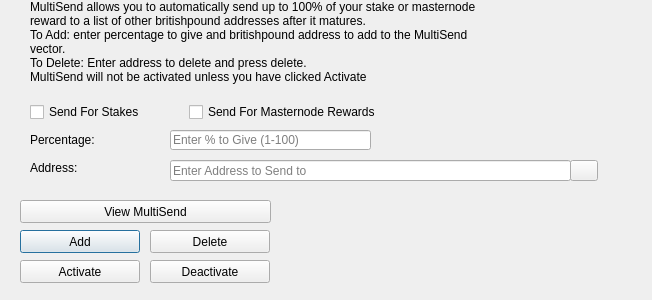
<?xml version="1.0" encoding="UTF-8"?>
<ui version="4.0">
 <class>MultiSendDialog</class>
 <widget class="QDialog" name="MultiSendDialog">
  <property name="windowModality">
   <enum>Qt::NonModal</enum>
  </property>
  <property name="geometry">
   <rect>
    <x>0</x>
    <y>0</y>
    <width>652</width>
    <height>300</height>
   </rect>
  </property>
  <property name="windowTitle">
   <string>MultiSend</string>
  </property>
  <widget class="QLineEdit" name="multiSendPercentEdit">
   <property name="geometry">
    <rect>
     <x>170</x>
     <y>130</y>
     <width>201</width>
     <height>20</height>
    </rect>
   </property>
   <property name="toolTip">
    <string>Enter whole numbers 1 - 100</string>
   </property>
   <property name="placeholderText">
    <string>Enter % to Give (1-100)</string>
   </property>
  </widget>
  <widget class="QLineEdit" name="multiSendAddressEdit">
   <property name="geometry">
    <rect>
     <x>170</x>
     <y>160</y>
     <width>401</width>
     <height>21</height>
    </rect>
   </property>
   <property name="toolTip">
    <string/>
   </property>
   <property name="placeholderText">
    <string>Enter Address to Send to</string>
   </property>
  </widget>
  <widget class="QLabel" name="label_2">
   <property name="geometry">
    <rect>
     <x>30</x>
     <y>0</y>
     <width>451</width>
     <height>121</height>
    </rect>
   </property>
   <property name="lineWidth">
    <number>1</number>
   </property>
   <property name="text">
    <string>MultiSend allows you to automatically send up to 100% of your stake or masternode reward to a list of other britishpound addresses after it matures.
To Add: enter percentage to give and britishpound address to add to the MultiSend vector.
To Delete: Enter address to delete and press delete.
MultiSend will not be activated unless you have clicked Activate</string>
   </property>
   <property name="alignment">
    <set>Qt::AlignLeading|Qt::AlignLeft|Qt::AlignTop</set>
   </property>
   <property name="wordWrap">
    <bool>true</bool>
   </property>
  </widget>
  <widget class="QLabel" name="message">
   <property name="geometry">
    <rect>
     <x>290</x>
     <y>200</y>
     <width>351</width>
     <height>91</height>
    </rect>
   </property>
   <property name="text">
    <string/>
   </property>
  </widget>
  <widget class="QPushButton" name="addButton">
   <property name="geometry">
    <rect>
     <x>20</x>
     <y>230</y>
     <width>120</width>
     <height>23</height>
    </rect>
   </property>
   <property name="toolTip">
    <string/>
   </property>
   <property name="statusTip">
    <string>Add to MultiSend Vector</string>
   </property>
   <property name="text">
    <string>Add</string>
   </property>
  </widget>
  <widget class="QPushButton" name="disableButton">
   <property name="geometry">
    <rect>
     <x>150</x>
     <y>260</y>
     <width>120</width>
     <height>23</height>
    </rect>
   </property>
   <property name="statusTip">
    <string>Deactivate MultiSend</string>
   </property>
   <property name="text">
    <string>Deactivate</string>
   </property>
  </widget>
  <widget class="QPushButton" name="addressBookButton">
   <property name="geometry">
    <rect>
     <x>570</x>
     <y>160</y>
     <width>28</width>
     <height>21</height>
    </rect>
   </property>
   <property name="toolTip">
    <string>Choose an address from the address book</string>
   </property>
   <property name="text">
    <string/>
   </property>
   <property name="icon">
    <iconset resource="../britishpound.qrc">
     <normaloff>:/icons/address-book</normaloff>:/icons/address-book</iconset>
   </property>
   <property name="shortcut">
    <string>Alt+A</string>
   </property>
   <property name="autoDefault">
    <bool>false</bool>
   </property>
  </widget>
  <widget class="QLabel" name="label">
   <property name="geometry">
    <rect>
     <x>30</x>
     <y>130</y>
     <width>121</width>
     <height>20</height>
    </rect>
   </property>
   <property name="toolTip">
    <string>Percentage of stake to send</string>
   </property>
   <property name="text">
    <string>Percentage:</string>
   </property>
  </widget>
  <widget class="QLabel" name="label_5">
   <property name="geometry">
    <rect>
     <x>30</x>
     <y>160</y>
     <width>111</width>
     <height>16</height>
    </rect>
   </property>
   <property name="toolTip">
    <string>Address to send portion of stake to</string>
   </property>
   <property name="text">
    <string>Address:</string>
   </property>
  </widget>
  <widget class="QPushButton" name="deleteButton">
   <property name="geometry">
    <rect>
     <x>150</x>
     <y>230</y>
     <width>120</width>
     <height>23</height>
    </rect>
   </property>
   <property name="toolTip">
    <string/>
   </property>
   <property name="statusTip">
    <string>Delete Address From MultiSend Vector</string>
   </property>
   <property name="text">
    <string>Delete</string>
   </property>
  </widget>
  <widget class="QPushButton" name="activateButton">
   <property name="geometry">
    <rect>
     <x>20</x>
     <y>260</y>
     <width>120</width>
     <height>23</height>
    </rect>
   </property>
   <property name="statusTip">
    <string>Activate MultiSend</string>
   </property>
   <property name="text">
    <string>Activate</string>
   </property>
  </widget>
  <widget class="QPushButton" name="viewButton">
   <property name="geometry">
    <rect>
     <x>20</x>
     <y>200</y>
     <width>251</width>
     <height>23</height>
    </rect>
   </property>
   <property name="toolTip">
    <string/>
   </property>
   <property name="statusTip">
    <string>View MultiSend Vector</string>
   </property>
   <property name="text">
    <string>View MultiSend</string>
   </property>
  </widget>
  <widget class="QWidget" name="horizontalLayoutWidget">
   <property name="geometry">
    <rect>
     <x>30</x>
     <y>100</y>
     <width>351</width>
     <height>24</height>
    </rect>
   </property>
   <layout class="QHBoxLayout" name="horizontalLayout">
    <item>
     <widget class="QCheckBox" name="multiSendStakeCheckBox">
      <property name="text">
       <string>Send For Stakes</string>
      </property>
     </widget>
    </item>
    <item>
     <widget class="QCheckBox" name="multiSendMasternodeCheckBox">
      <property name="text">
       <string>Send For Masternode Rewards</string>
      </property>
     </widget>
    </item>
   </layout>
  </widget>
 </widget>
 <resources>
  <include location="../britishpound.qrc"/>
 </resources>
 <connections/>
</ui>
